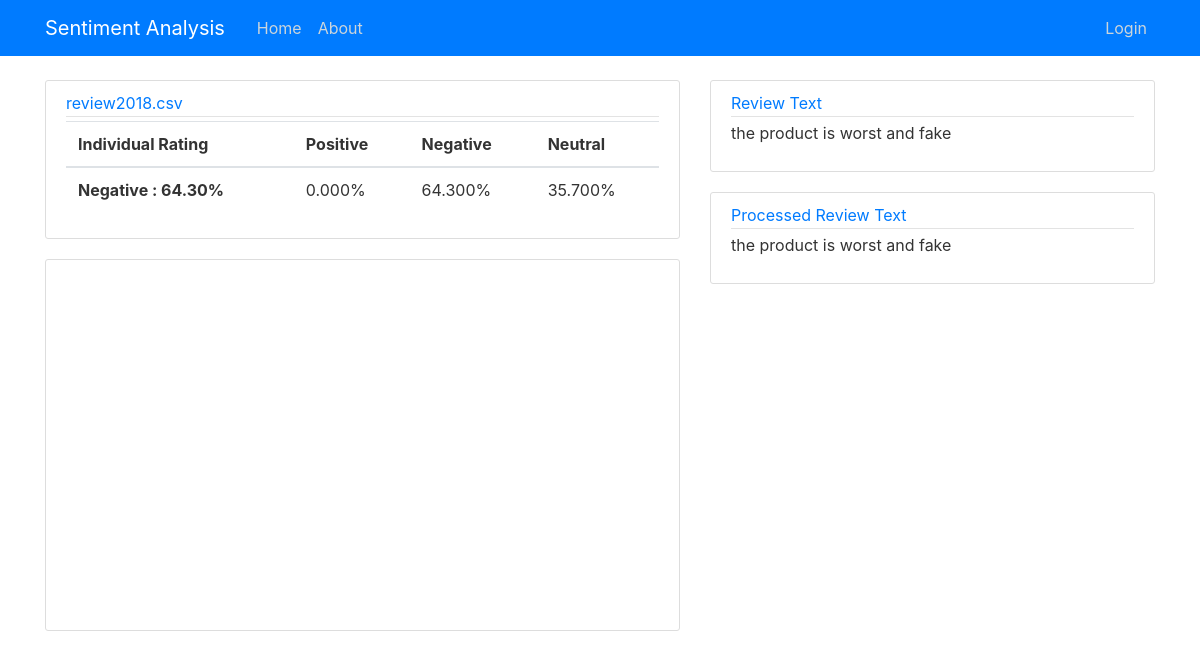
The page /sentiment/ind_detail1/246/ on the database its author committed.
### sentiment/models.py (models this page shows, shortened)
class individual_rating(models.Model):
    filename = models.ForeignKey(overall_rating,on_delete=models.CASCADE)
    product_id = models.IntegerField()
    product_name = models.CharField(max_length=100)
    category = models.CharField(max_length=100)
    review_date = models.DateField()
    review_text = models.TextField()
    process_review = models.TextField()
    rating = models.FloatField(default=0.0)
    positive = models.FloatField()
    negative = models.FloatField()
    neutral = models.FloatField()

class overall_rating(models.Model):
    filename = models.CharField(max_length=100)
    process_date = models.DateTimeField(default=timezone.now)
    rating = models.FloatField(default=0.0)
    positive = models.FloatField()
    negative = models.FloatField()
    neutral = models.FloatField()
    rat = models.CharField(max_length=100)
    user = models.ForeignKey(User,on_delete=models.CASCADE)
    def __str__(self):
        return self.filename

### sentiment/views.py (the view)
# urls.py: path('ind_detail1/<int:ind_id>/',views.pieinddetail1,name='ind-detail1'),
def pieinddetail1(request,ind_id):
    inddetail = get_object_or_404(individual_rating, pk=ind_id)
    return render(request,'sentiment/piechart_inddetail1.html',{'inddetail':inddetail})

### sentiment/templates/sentiment/piechart_inddetail1.html (shortened to what this page needs)
{% load static %}
    {% include 'sentiment/navbar.html' %}
    <div class="container">
      <div class="row">
        <div class="col-md-7">
          <article class="media content-section">
            <div class="media-body">
              <div class="article-metadata">
                <a class="mr-2" href="#">{{ inddetail.filename }}</a>
              </div>
              <div class="table-responsive-sm">
                <table class="table">
                  <thead>
                    <tr>
                      <th scope="col">Individual Rating</th>
                      <th scope="col">Positive</th>
                      <th scope="col">Negative</th>
                      <th scope="col">Neutral</th>
                    </tr>
                  </thead>
                  <tbody>
                    <tr>
                      <th scope="row">
                        {% if inddetail.positive > inddetail.negative and inddetail.positive > ir.neutral %}
                          Positive : {{ inddetail.positive|floatformat:2 }}%
                        {% elif inddetail.negative > inddetail.neutral%}
                          Negative : {{ inddetail.negative|floatformat:2 }}%
                        {% else %}
                          Neutral : {{ inddetail.neutral|floatformat:2 }}%
                        {% endif %}
                      </th>
                      <td>{{ inddetail.positive|floatformat:3 }}%</td>
                      <td>{{ inddetail.negative|floatformat:3 }}%</td>
                      <td>{{ inddetail.neutral|floatformat:3 }}%</td>
                    </tr>
                  </tbody>
                </table>
              </div>
            </div>
          </article>
          <article class="media content-section">
            <div id="piechart" style="width: 800px; height: 350px;"></div>
          </article>
        </div>
          <div class="col-md-5">
            <article class="media content-section">
              <div class="media-body">
                <div class="article-metadata">
                  <a class="mr-2" href="#">Review Text</a>
                </div>
                <p class="article-content">{{ inddetail.review_text }}</p>
              </div>
            </article>
            <article class="media content-section">
              <div class="media-body">
                <div class="article-metadata">
                  <a class="mr-2" href="#">Processed Review Text</a>
                </div>
                <p class="article-content">{{ inddetail.process_review }}</p>
              </div>
            </article>
          </div>
        </div>
      </div>

### sentiment/static/sentiment/main.css (style rules this page uses)
.content-section { background: #ffffff; padding: 10px 20px; border: 1px solid #dddddd; border-radius: 3px; margin-bottom: 20px; }
.article-content { white-space: pre-line; }
.article-metadata { padding-bottom: 1px; margin-bottom: 4px; border-bottom: 1px solid #e3e3e3 }

### rows shown on the page
individual_rating: filename "review2018.csv", negative "64.30", positive "0.000", negative "64.300", neutral "35.700", review_text "the product is worst and fake", process_review "the product is worst and fake"
